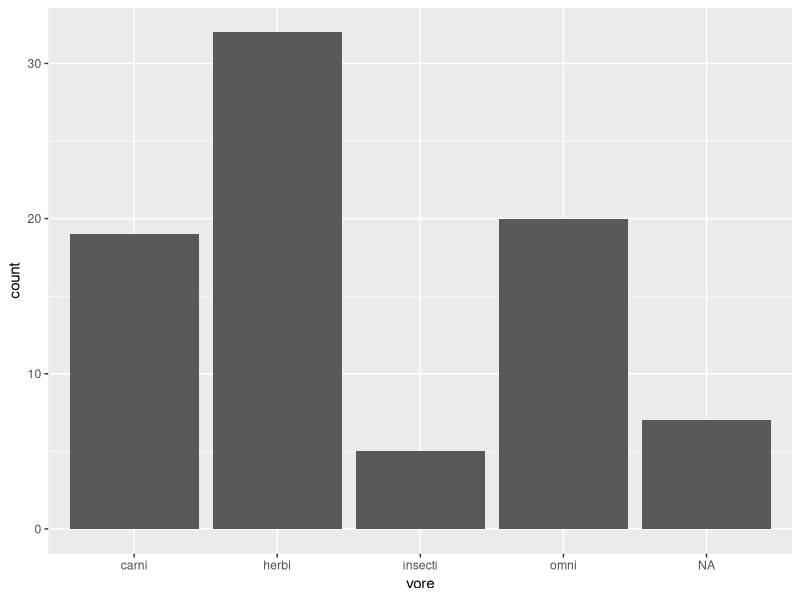
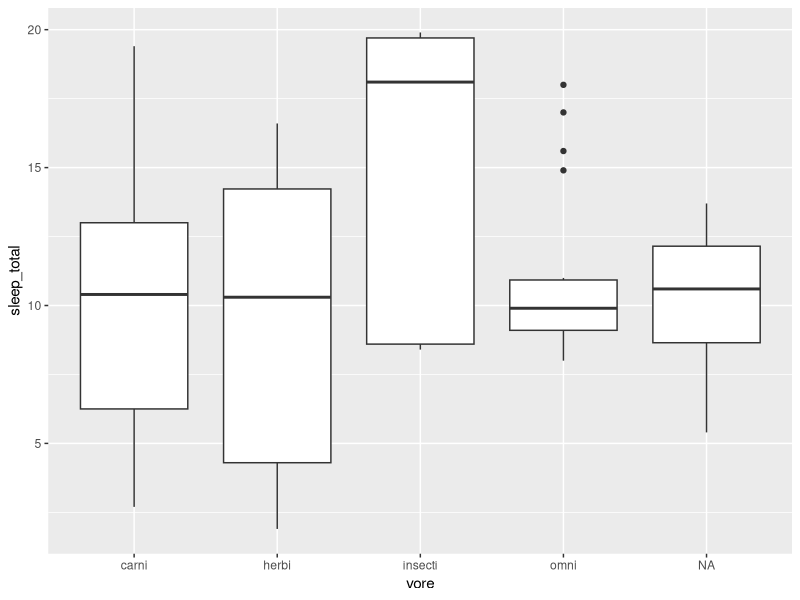
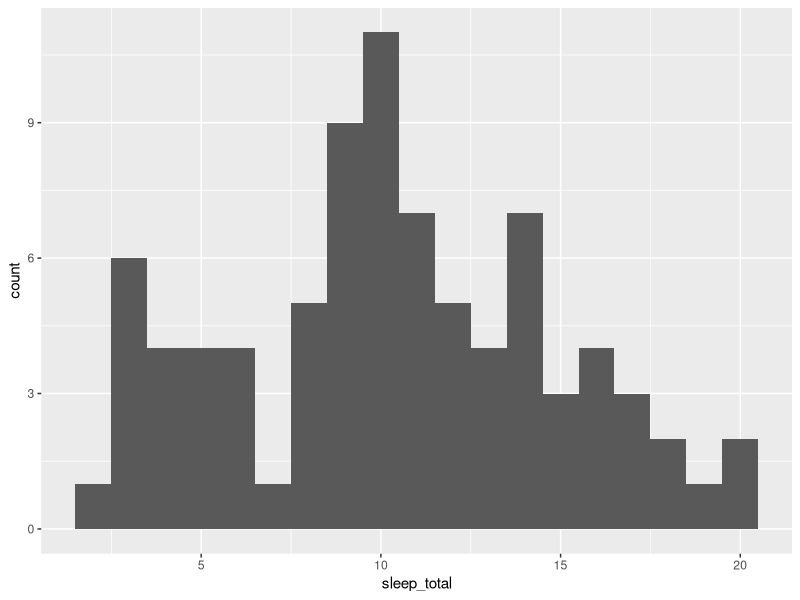
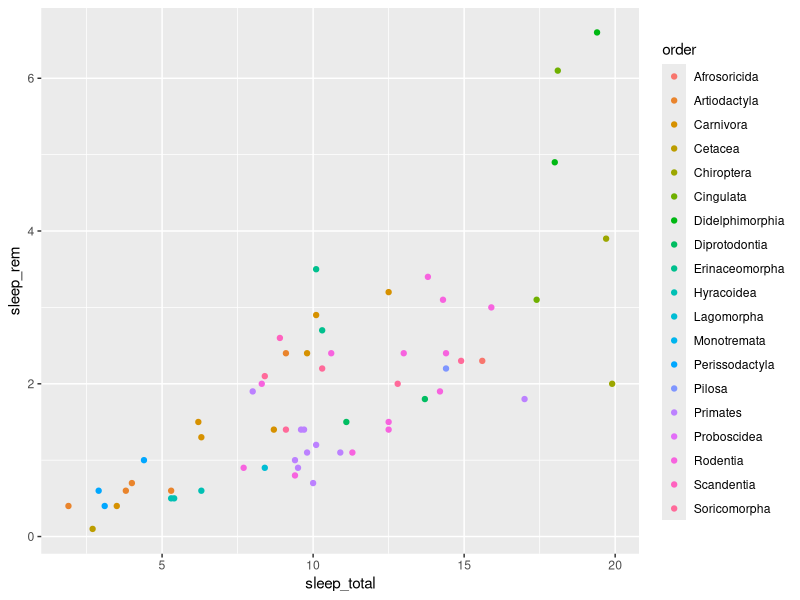
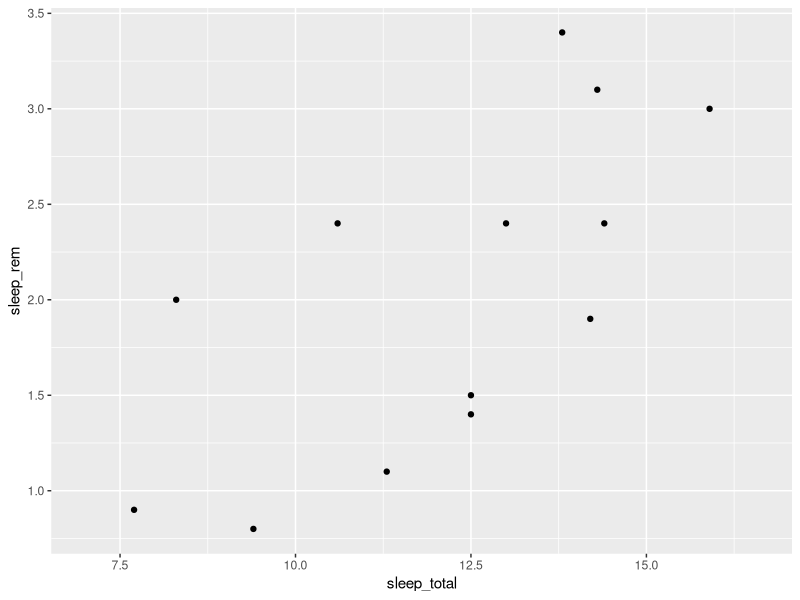

Generate these figures, in order, with R:
library(tidyverse)
data(msleep)
?msleep

# 1. Convert into factors
msleep$genus <- factor(msleep$genus)
msleep$vore <- factor(msleep$vore)
msleep$order <- factor(msleep$order)
msleep$conservation <- factor(msleep$conservation)

# 2. Shortest sleep time
shortest_sleep <- 1.9
shortest_sleep_mammal <- "Giraffe"

# 3. Most missing
## Calculate total missing per column
missing_data_counts <- colSums(is.na(msleep))

## Find the column with the most missing
column_with_most_missing <- names(missing_data_counts)[which.max(missing_data_counts)]

## Print the result
cat("Column with the most missing values:", column_with_most_missing, "\n")
cat("Number of missing values:", max(missing_data_counts), "\n")

## Create variables
most_missing <- "sleep_cycle"
missing_values <- 51

# 4. Correlations
correlations <- cor(msleep[, c("sleep_total", "sleep_rem", "sleep_cycle", "awake", "brainwt", "bodywt")], use = "pairwise.complete.obs")

# 5. Highest correlation
highest_corr <- 0.9337822

# 6. Sleep time distribution
sleep_histogram <- ggplot(
  data = msleep,
  mapping = aes(x = sleep_total)) +
  geom_histogram(binwidth = 1)

# 7. Bar chart for food categories
food_barchart <- ggplot(
  data = msleep,
  mapping = aes(x = vore)) +
  geom_bar()

# 8. Grouped box plot for sleep time
sleep_boxplot <- ggplot(msleep, aes(x = vore, y = sleep_total)) +
  geom_boxplot()

# 9. Longest average sleep time
## Calculate group means
group_means <- msleep |>
  group_by(vore) |>
  summarize(mean_sleep = mean(sleep_total, na.rm = TRUE))

## Create variable
highest_average <- 14.940000

# 10. REM sleep vs. total sleep, colored by order
sleep_scatterplot <- ggplot(msleep, aes(x = sleep_total, y = sleep_rem)) +
  geom_point(aes(color = order))

# 11. REM sleep vs. total sleep for the order most common in the data
## Determining the most common order
order_frequency <- table(msleep$order)
print(order_frequency)

## Filter "Rodentia" cases
subset_data <- msleep |>
  filter(order == "Rodentia")

## Plot total vs. rem sleep time
sleep_scatterplot2 <- ggplot(subset_data, aes(x = sleep_total, y = sleep_rem)) +
  geom_point()